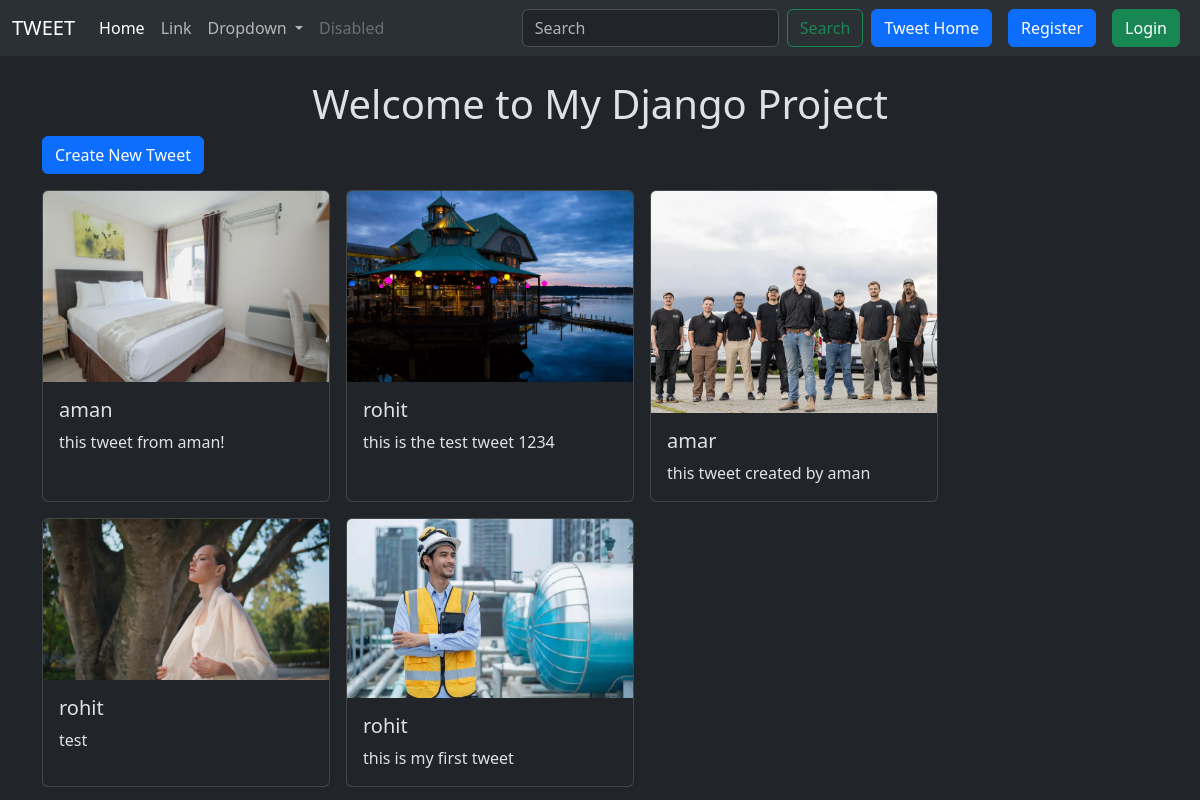
Screenshot of /tweet/ with the database file from the repository.
### tweet/models.py (models this page shows, shortened)
class Tweet(models.Model):
    user = models.ForeignKey(User, on_delete=models.CASCADE)
    text = models.TextField(max_length=240)
    photo = models.ImageField(upload_to='photos/', blank=True, null=True)
    created_at = models.DateTimeField(auto_now_add=True)
    updated_at = models.DateTimeField(auto_now=True)

### tweet/views.py (the view)
# urls.py: path('', views.tweet_list, name='tweet_list'),
def tweet_list(request):
    tweets = Tweet.objects.all().order_by('-created_at')
    return render(request, 'tweet_list.html', {'tweets': tweets})

### tweet/templates/tweet_list.html (shortened to what this page needs)
{% extends 'layout.html' %}
{% block content %}
<h1 class="text-center mt-4">Welcome to My Django Project</h1>
<a href="{% url 'tweet_create' %}" class="btn btn-primary mb-3">Create New Tweet</a>
<div class="container row gap-3">
    {% for tweet in tweets %}
    <div class="card p-0" style="width: 18rem;">
  <img src="{{ tweet.photo.url }}" class="card-img-top" alt="...">
  <div class="card-body">
    <h5 class="card-title">{{ tweet.user.username }}</h5>
    <p class="card-text">{{ tweet.text }}</p>
  </div>
</div>
    {% endfor %}
</div>
{% endblock %}

### templates/layout.html (shortened to what this page needs)
{% load static %}
<!DOCTYPE html>
<html lang="en" data-bs-theme="dark">
<head>
    <link href="https://cdn.jsdelivr.net/npm/bootstrap@5.3.8/dist/css/bootstrap.min.css" rel="stylesheet">
</head>
<body>
        <nav class="navbar navbar-expand-lg bg-body-tertiary">
            <div class="container-fluid">
                <a class="navbar-brand" href="#">TWEET</a>
                <div class="collapse navbar-collapse" id="navbarSupportedContent">
                <ul class="navbar-nav me-auto mb-2 mb-lg-0">
                    <li class="nav-item">
                    <a class="nav-link active" aria-current="page" href="#">Home</a>
                    </li>
                    <li class="nav-item">
                    <a class="nav-link" href="#">Link</a>
                    </li>
                    <li class="nav-item dropdown">
                    <a class="nav-link dropdown-toggle" href="#" role="button" data-bs-toggle="dropdown" aria-expanded="false">
                        Dropdown
                    </a>
                    </li>
                    <li class="nav-item">
                    <a class="nav-link disabled" aria-disabled="true">Disabled</a>
                    </li>
                </ul>
                <form class="d-flex" role="search">
                    <input class="form-control me-2" type="search" placeholder="Search" aria-label="Search"/>
                    <button class="btn btn-outline-success" type="submit">Search</button>
                </form>
                <a href="{% url 'tweet_list'%}" class="btn btn-primary mx-2">Tweet Home</a>
                {% if user.is_authenticated %}
                <form method="post" action="{% url 'logout' %}">
                    {% csrf_token %}
                    <button type="submit" class="btn btn-danger">Logout</button>
                </form>
                {% else %}
                <a href="{% url 'register'%}" class="btn btn-primary mx-2">Register</a>
                <a href="{% url 'login'%}" class="btn btn-success mx-2">Login</a>
                {% endif %}
                </div>
            </div>
        </nav>
    <div class="container">
        {% block content %}
        {% endblock %}
    </div>
</body>
</html>

### rows the page displays
Tweet: photo (picture), user.username "aman", text "this tweet from aman!"
Tweet: photo (picture), user.username "rohit", text "this is the test tweet 1234"
Tweet: photo (picture), user.username "amar", text "this tweet created by aman"
Tweet: photo (picture), user.username "rohit", text "test"
Tweet: photo (picture), user.username "rohit", text "this is my first tweet"
